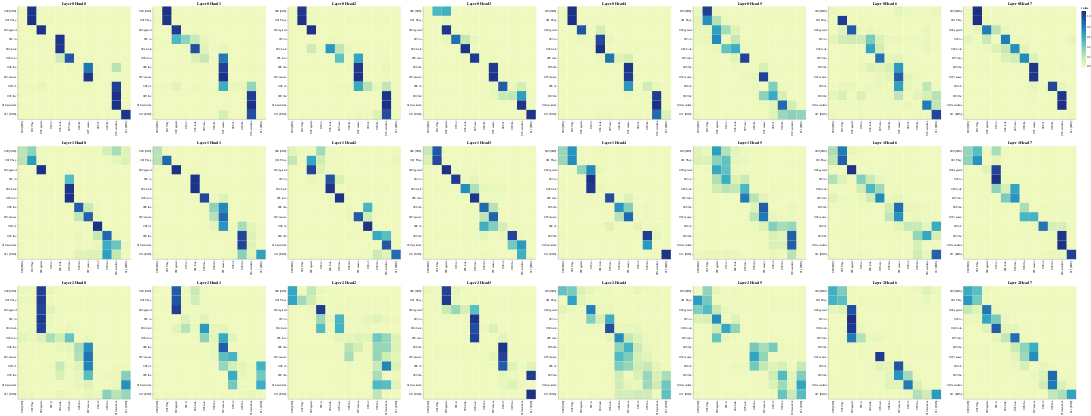

Notebook code cell kept with this figure:
### Code cell
layers = [0, 1, 2]
heads = [0, 1, 2, 3, 4, 5, 6, 7]

# Encoder Self-Attention
get_all_attention_maps("encoder", layers, heads, encoder_input_tokens, encoder_input_tokens, min(20, sentence_len))

### Figure 1 — Vega-Lite specification as saved in the notebook (floating-point values rounded to 4 significant figures; data arrays with more than 128 entries replaced by an {"elided": "..."} marker saying what was removed)
{"config": {"view": {"continuousWidth": 300, "continuousHeight": 300}}, "vconcat": [{"hconcat": [{"data": {"name": "data-7c4755d5c901f4797bc9e782724d3e55"}, "mark": {"type": "rect"}, "encoding": {"color": {"field": "value", "type": "quantitative"}, "tooltip": [{"field": "row", "type": "quantitative"}, {"field": "column", "type": "quantitative"}, {"field": "value", "type": "quantitative"}, {"field": "row_token", "type": "nominal"}, {"field": "col_token", "type": "nominal"}], "x": {"axis": {"title": ""}, "field": "col_token", "type": "nominal"}, "y": {"axis": {"title": ""}, "field": "row_token", "type": "nominal"}}, "height": 400, "name": "view_97", "title": "Layer 0 Head 0", "width": 400}, {"data": {"name": "data-110e7316911c66f66e846d8936c238ae"}, "mark": {"type": "rect"}, "encoding": {"color": {"field": "value", "type": "quantitative"}, "tooltip": [{"field": "row", "type": "quantitative"}, {"field": "column", "type": "quantitative"}, {"field": "value", "type": "quantitative"}, {"field": "row_token", "type": "nominal"}, {"field": "col_token", "type": "nominal"}], "x": {"axis": {"title": ""}, "field": "col_token", "type": "nominal"}, "y": {"axis": {"title": ""}, "field": "row_token", "type": "nominal"}}, "height": 400, "name": "view_98", "title": "Layer 0 Head 1", "width": 400}, {"data": {"name": "data-5e4bc98b37a41874854c2a54b360cb33"}, "mark": {"type": "rect"}, "encoding": {"color": {"field": "value", "type": "quantitative"}, "tooltip": [{"field": "row", "type": "quantitative"}, {"field": "column", "type": "quantitative"}, {"field": "value", "type": "quantitative"}, {"field": "row_token", "type": "nominal"}, {"field": "col_token", "type": "nominal"}], "x": {"axis": {"title": ""}, "field": "col_token", "type": "nominal"}, "y": {"axis": {"title": ""}, "field": "row_token", "type": "nominal"}}, "height": 400, "name": "view_99", "title": "Layer 0 Head 2", "width": 400}, {"data": {"name": "data-5cadcba2c416bc7587f112a6ae5b5dab"}, "mark": {"type": "rect"}, "encoding": {"color": {"field": "value", "type": "quantitative"}, "tooltip": [{"field": "row", "type": "quantitative"}, {"field": "column", "type": "quantitative"}, {"field": "value", "type": "quantitative"}, {"field": "row_token", "type": "nominal"}, {"field": "col_token", "type": "nominal"}], "x": {"axis": {"title": ""}, "field": "col_token", "type": "nominal"}, "y": {"axis": {"title": ""}, "field": "row_token", "type": "nominal"}}, "height": 400, "name": "view_100", "title": "Layer 0 Head 3", "width": 400}, {"data": {"name": "data-7f084166d55414fd586a04656d86e14a"}, "mark": {"type": "rect"}, "encoding": {"color": {"field": "value", "type": "quantitative"}, "tooltip": [{"field": "row", "type": "quantitative"}, {"field": "column", "type": "quantitative"}, {"field": "value", "type": "quantitative"}, {"field": "row_token", "type": "nominal"}, {"field": "col_token", "type": "nominal"}], "x": {"axis": {"title": ""}, "field": "col_token", "type": "nominal"}, "y": {"axis": {"title": ""}, "field": "row_token", "type": "nominal"}}, "height": 400, "name": "view_101", "title": "Layer 0 Head 4", "width": 400}, {"data": {"name": "data-2e6813d77b907c5226f5d0dd2debc122"}, "mark": {"type": "rect"}, "encoding": {"color": {"field": "value", "type": "quantitative"}, "tooltip": [{"field": "row", "type": "quantitative"}, {"field": "column", "type": "quantitative"}, {"field": "value", "type": "quantitative"}, {"field": "row_token", "type": "nominal"}, {"field": "col_token", "type": "nominal"}], "x": {"axis": {"title": ""}, "field": "col_token", "type": "nominal"}, "y": {"axis": {"title": ""}, "field": "row_token", "type": "nominal"}}, "height": 400, "name": "view_102", "title": "Layer 0 Head 5", "width": 400}, {"data": {"name": "data-8124e43bfe8c284eb659492fa5b809f6"}, "mark": {"type": "rect"}, "encoding": {"color": {"field": "value", "type": "quantitative"}, "tooltip": [{"field": "row", "type": "quantitative"}, {"field": "column", "type": "quantitative"}, {"field": "value", "type": "quantitative"}, {"field": "row_token", "type": "nominal"}, {"field": "col_token", "type": "nominal"}], "x": {"axis": {"title": ""}, "field": "col_token", "type": "nominal"}, "y": {"axis": {"title": ""}, "field": "row_token", "type": "nominal"}}, "height": 400, "name": "view_103", "title": "Layer 0 Head 6", "width": 400}, {"data": {"name": "data-e56c45331f716be8135091bbf0952f2c"}, "mark": {"type": "rect"}, "encoding": {"color": {"field": "value", "type": "quantitative"}, "tooltip": [{"field": "row", "type": "quantitative"}, {"field": "column", "type": "quantitative"}, {"field": "value", "type": "quantitative"}, {"field": "row_token", "type": "nominal"}, {"field": "col_token", "type": "nominal"}], "x": {"axis": {"title": ""}, "field": "col_token", "type": "nominal"}, "y": {"axis": {"title": ""}, "field": "row_token", "type": "nominal"}}, "height": 400, "name": "view_104", "title": "Layer 0 Head 7", "width": 400}]}, {"hconcat": [{"data": {"name": "data-1d3dae4dac65079132c6a8a48991777c"}, "mark": {"type": "rect"}, "encoding": {"color": {"field": "value", "type": "quantitative"}, "tooltip": [{"field": "row", "type": "quantitative"}, {"field": "column", "type": "quantitative"}, {"field": "value", "type": "quantitative"}, {"field": "row_token", "type": "nominal"}, {"field": "col_token", "type": "nominal"}], "x": {"axis": {"title": ""}, "field": "col_token", "type": "nominal"}, "y": {"axis": {"title": ""}, "field": "row_token", "type": "nominal"}}, "height": 400, "name": "view_105", "title": "Layer 1 Head 0", "width": 400}, {"data": {"name": "data-1e0c52593277db225fcf1843a9783b5d"}, "mark": {"type": "rect"}, "encoding": {"color": {"field": "value", "type": "quantitative"}, "tooltip": [{"field": "row", "type": "quantitative"}, {"field": "column", "type": "quantitative"}, {"field": "value", "type": "quantitative"}, {"field": "row_token", "type": "nominal"}, {"field": "col_token", "type": "nominal"}], "x": {"axis": {"title": ""}, "field": "col_token", "type": "nominal"}, "y": {"axis": {"title": ""}, "field": "row_token", "type": "nominal"}}, "height": 400, "name": "view_106", "title": "Layer 1 Head 1", "width": 400}, {"data": {"name": "data-adaca62a1a53d4669d9f2a4de766d9a2"}, "mark": {"type": "rect"}, "encoding": {"color": {"field": "value", "type": "quantitative"}, "tooltip": [{"field": "row", "type": "quantitative"}, {"field": "column", "type": "quantitative"}, {"field": "value", "type": "quantitative"}, {"field": "row_token", "type": "nominal"}, {"field": "col_token", "type": "nominal"}], "x": {"axis": {"title": ""}, "field": "col_token", "type": "nominal"}, "y": {"axis": {"title": ""}, "field": "row_token", "type": "nominal"}}, "height": 400, "name": "view_107", "title": "Layer 1 Head 2", "width": 400}, {"data": {"name": "data-5178505a592522da4b20deb472498940"}, "mark": {"type": "rect"}, "encoding": {"color": {"field": "value", "type": "quantitative"}, "tooltip": [{"field": "row", "type": "quantitative"}, {"field": "column", "type": "quantitative"}, {"field": "value", "type": "quantitative"}, {"field": "row_token", "type": "nominal"}, {"field": "col_token", "type": "nominal"}], "x": {"axis": {"title": ""}, "field": "col_token", "type": "nominal"}, "y": {"axis": {"title": ""}, "field": "row_token", "type": "nominal"}}, "height": 400, "name": "view_108", "title": "Layer 1 Head 3", "width": 400}, {"data": {"name": "data-71096f15a3de5d07439297241521bf69"}, "mark": {"type": "rect"}, "encoding": {"color": {"field": "value", "type": "quantitative"}, "tooltip": [{"field": "row", "type": "quantitative"}, {"field": "column", "type": "quantitative"}, {"field": "value", "type": "quantitative"}, {"field": "row_token", "type": "nominal"}, {"field": "col_token", "type": "nominal"}], "x": {"axis": {"title": ""}, "field": "col_token", "type": "nominal"}, "y": {"axis": {"title": ""}, "field": "row_token", "type": "nominal"}}, "height": 400, "name": "view_109", "title": "Layer 1 Head 4", "width": 400}, {"data": {"name": "data-31f5b9d82a6892669ee09e0bdadc2dee"}, "mark": {"type": "rect"}, "encoding": {"color": {"field": "value", "type": "quantitative"}, "tooltip": [{"field": "row", "type": "quantitative"}, {"field": "column", "type": "quantitative"}, {"field": "value", "type": "quantitative"}, {"field": "row_token", "type": "nominal"}, {"field": "col_token", "type": "nominal"}], "x": {"axis": {"title": ""}, "field": "col_token", "type": "nominal"}, "y": {"axis": {"title": ""}, "field": "row_token", "type": "nominal"}}, "height": 400, "name": "view_110", "title": "Layer 1 Head 5", "width": 400}, {"data": {"name": "data-a6283fbb50a1f26cb30bd8b3449d27ee"}, "mark": {"type": "rect"}, "encoding": {"color": {"field": "value", "type": "quantitative"}, "tooltip": [{"field": "row", "type": "quantitative"}, {"field": "column", "type": "quantitative"}, {"field": "value", "type": "quantitative"}, {"field": "row_token", "type": "nominal"}, {"field": "col_token", "type": "nominal"}], "x": {"axis": {"title": ""}, "field": "col_token", "type": "nominal"}, "y": {"axis": {"title": ""}, "field": "row_token", "type": "nominal"}}, "height": 400, "name": "view_111", "title": "Layer 1 Head 6", "width": 400}, {"data": {"name": "data-1ef3f4754347d5d1b754a7b4fd4b35b1"}, "mark": {"type": "rect"}, "encoding": {"color": {"field": "value", "type": "quantitative"}, "tooltip": [{"field": "row", "type": "quantitative"}, {"field": "column", "type": "quantitative"}, {"field": "value", "type": "quantitative"}, {"field": "row_token", "type": "nominal"}, {"field": "col_token", "type": "nominal"}], "x": {"axis": {"title": ""}, "field": "col_token", "type": "nominal"}, "y": {"axis": {"title": ""}, "field": "row_token", "type": "nominal"}}, "height": 400, "name": "view_112", "title": "Layer 1 Head 7", "width": 400}]}, {"hconcat": [{"data": {"name": "data-c5bfdb03afd1f5dd26244430322b758a"}, "mark": {"type": "rect"}, "encoding": {"color": {"field": "value", "type": "quantitative"}, "tooltip": [{"field": "row", "type": "quantitative"}, {"field": "column", "type": "quantitative"}, {"field": "value", "type": "quantitative"}, {"field": "row_token", "type": "nominal"}, {"field": "col_token", "type": "nominal"}], "x": {"axis": {"title": ""}, "field": "col_token", "type": "nominal"}, "y": {"axis": {"title": ""}, "field": "row_token", "type": "nominal"}}, "height": 400, "name": "view_113", "title": "Layer 2 Head 0", "width": 400}, {"data": {"name": "data-e8c64d2c31c190834c288c5768a520ab"}, "mark": {"type": "rect"}, "encoding": {"color": {"field": "value", "type": "quantitative"}, "tooltip": [{"field": "row", "type": "quantitative"}, {"field": "column", "type": "quantitative"}, {"field": "value", "type": "quantitative"}, {"field": "row_token", "type": "nominal"}, {"field": "col_token", "type": "nominal"}], "x": {"axis": {"title": ""}, "field": "col_token", "type": "nominal"}, "y": {"axis": {"title": ""}, "field": "row_token", "type": "nominal"}}, "height": 400, "name": "view_114", "title": "Layer 2 Head 1", "width": 400}, {"data": {"name": "data-5952f17532bda5557089d1116f30edfc"}, "mark": {"type": "rect"}, "encoding": {"color": {"field": "value", "type": "quantitative"}, "tooltip": [{"field": "row", "type": "quantitative"}, {"field": "column", "type": "quantitative"}, {"field": "value", "type": "quantitative"}, {"field": "row_token", "type": "nominal"}, {"field": "col_token", "type": "nominal"}], "x": {"axis": {"title": ""}, "field": "col_token", "type": "nominal"}, "y": {"axis": {"title": ""}, "field": "row_token", "type": "nominal"}}, "height": 400, "name": "view_115", "title": "Layer 2 Head 2", "width": 400}, {"data": {"name": "data-2eba2a1cd051bdb8df8ed2fede12d225"}, "mark": {"type": "rect"}, "encoding": {"color": {"field": "value", "type": "quantitative"}, "tooltip": [{"field": "row", "type": "quantitative"}, {"field": "column", "type": "quantitative"}, {"field": "value", "type": "quantitative"}, {"field": "row_token", "type": "nominal"}, {"field": "col_token", "type": "nominal"}], "x": {"axis": {"title": ""}, "field": "col_token", "type": "nominal"}, "y": {"axis": {"title": ""}, "field": "row_token", "type": "nominal"}}, "height": 400, "name": "view_116", "title": "Layer 2 Head 3", "width": 400}, {"data": {"name": "data-2a487bdd2e10cbfd0a16c4d55614a22e"}, "mark": {"type": "rect"}, "encoding": {"color": {"field": "value", "type": "quantitative"}, "tooltip": [{"field": "row", "type": "quantitative"}, {"field": "column", "type": "quantitative"}, {"field": "value", "type": "quantitative"}, {"field": "row_token", "type": "nominal"}, {"field": "col_token", "type": "nominal"}], "x": {"axis": {"title": ""}, "field": "col_token", "type": "nominal"}, "y": {"axis": {"title": ""}, "field": "row_token", "type": "nominal"}}, "height": 400, "name": "view_117", "title": "Layer 2 Head 4", "width": 400}, {"data": {"name": "data-686f411992c167580086e58e169784b8"}, "mark": {"type": "rect"}, "encoding": {"color": {"field": "value", "type": "quantitative"}, "tooltip": [{"field": "row", "type": "quantitative"}, {"field": "column", "type": "quantitative"}, {"field": "value", "type": "quantitative"}, {"field": "row_token", "type": "nominal"}, {"field": "col_token", "type": "nominal"}], "x": {"axis": {"title": ""}, "field": "col_token", "type": "nominal"}, "y": {"axis": {"title": ""}, "field": "row_token", "type": "nominal"}}, "height": 400, "name": "view_118", "title": "Layer 2 Head 5", "width": 400}, {"data": {"name": "data-4f49f87f402cdfdad9f449a8e03abe76"}, "mark": {"type": "rect"}, "encoding": {"color": {"field": "value", "type": "quantitative"}, "tooltip": [{"field": "row", "type": "quantitative"}, {"field": "column", "type": "quantitative"}, {"field": "value", "type": "quantitative"}, {"field": "row_token", "type": "nominal"}, {"field": "col_token", "type": "nominal"}], "x": {"axis": {"title": ""}, "field": "col_token", "type": "nominal"}, "y": {"axis": {"title": ""}, "field": "row_token", "type": "nominal"}}, "height": 400, "name": "view_119", "title": "Layer 2 Head 6", "width": 400}, {"data": {"name": "data-55d76af92558b2cfdc8ce26fe59398bf"}, "mark": {"type": "rect"}, "encoding": {"color": {"field": "value", "type": "quantitative"}, "tooltip": [{"field": "row", "type": "quantitative"}, {"field": "column", "type": "quantitative"}, {"field": "value", "type": "quantitative"}, {"field": "row_token", "type": "nominal"}, {"field": "col_token", "type": "nominal"}], "x": {"axis": {"title": ""}, "field": "col_token", "type": "nominal"}, "y": {"axis": {"title": ""}, "field": "row_token", "type": "nominal"}}, "height": 400, "name": "view_120", "title": "Layer 2 Head 7", "width": 400}]}], "params": [{"name": "param_97", "select": {"type": "interval", "encodings": ["x", "y"]}, "bind": "scales", "views": ["view_97"]}, {"name": "param_98", "select": {"type": "interval", "encodings": ["x", "y"]}, "bind": "scales", "views": ["view_98"]}, {"name": "param_99", "select": {"type": "interval", "encodings": ["x", "y"]}, "bind": "scales", "views": ["view_99"]}, {"name": "param_100", "select": {"type": "interval", "encodings": ["x", "y"]}, "bind": "scales", "views": ["view_100"]}, {"name": "param_101", "select": {"type": "interval", "encodings": ["x", "y"]}, "bind": "scales", "views": ["view_101"]}, {"name": "param_102", "select": {"type": "interval", "encodings": ["x", "y"]}, "bind": "scales", "views": ["view_102"]}, {"name": "param_103", "select": {"type": "interval", "encodings": ["x", "y"]}, "bind": "scales", "views": ["view_103"]}, {"name": "param_104", "select": {"type": "interval", "encodings": ["x", "y"]}, "bind": "scales", "views": ["view_104"]}, {"name": "param_105", "select": {"type": "interval", "encodings": ["x", "y"]}, "bind": "scales", "views": ["view_105"]}, {"name": "param_106", "select": {"type": "interval", "encodings": ["x", "y"]}, "bind": "scales", "views": ["view_106"]}, {"name": "param_107", "select": {"type": "interval", "encodings": ["x", "y"]}, "bind": "scales", "views": ["view_107"]}, {"name": "param_108", "select": {"type": "interval", "encodings": ["x", "y"]}, "bind": "scales", "views": ["view_108"]}, {"name": "param_109", "select": {"type": "interval", "encodings": ["x", "y"]}, "bind": "scales", "views": ["view_109"]}, {"name": "param_110", "select": {"type": "interval", "encodings": ["x", "y"]}, "bind": "scales", "views": ["view_110"]}, {"name": "param_111", "select": {"type": "interval", "encodings": ["x", "y"]}, "bind": "scales", "views": ["view_111"]}, {"name": "param_112", "select": {"type": "interval", "encodings": ["x", "y"]}, "bind": "scales", "views": ["view_112"]}, {"name": "param_113", "select": {"type": "interval", "encodings": ["x", "y"]}, "bind": "scales", "views": ["view_113"]}, {"name": "param_114", "select": {"type": "interval", "encodings": ["x", "y"]}, "bind": "scales", "views": ["view_114"]}, {"name": "param_115", "select": {"type": "interval", "encodings": ["x", "y"]}, "bind": "scales", "views": ["view_115"]}, {"name": "param_116", "select": {"type": "interval", "encodings": ["x", "y"]}, "bind": "scales", "views": ["view_116"]}, {"name": "param_117", "select": {"type": "interval", "encodings": ["x", "y"]}, "bind": "scales", "views": ["view_117"]}, {"name": "param_118", "select": {"type": "interval", "encodings": ["x", "y"]}, "bind": "scales", "views": ["view_118"]}, {"name": "param_119", "select": {"type": "interval", "encodings": ["x", "y"]}, "bind": "scales", "views": ["view_119"]}, {"name": "param_120", "select": {"type": "interval", "encodings": ["x", "y"]}, "bind": "scales", "views": ["view_120"]}], "$schema": "https://vega.github.io/schema/vega-lite/v5.14.1.json", "datasets": {"data-7c4755d5c901f4797bc9e782724d3e55": {"elided": "144 records"}, "data-110e7316911c66f66e846d8936c238ae": {"elided": "144 records"}, "data-5e4bc98b37a41874854c2a54b360cb33": {"elided": "144 records"}, "data-5cadcba2c416bc7587f112a6ae5b5dab": {"elided": "144 records"}, "data-7f084166d55414fd586a04656d86e14a": {"elided": "144 records"}, "data-2e6813d77b907c5226f5d0dd2debc122": {"elided": "144 records"}, "data-8124e43bfe8c284eb659492fa5b809f6": {"elided": "144 records"}, "data-e56c45331f716be8135091bbf0952f2c": {"elided": "144 records"}, "data-1d3dae4dac65079132c6a8a48991777c": {"elided": "144 records"}, "data-1e0c52593277db225fcf1843a9783b5d": {"elided": "144 records"}, "data-adaca62a1a53d4669d9f2a4de766d9a2": {"elided": "144 records"}, "data-5178505a592522da4b20deb472498940": {"elided": "144 records"}, "data-71096f15a3de5d07439297241521bf69": {"elided": "144 records"}, "data-31f5b9d82a6892669ee09e0bdadc2dee": {"elided": "144 records"}, "data-a6283fbb50a1f26cb30bd8b3449d27ee": {"elided": "144 records"}, "data-1ef3f4754347d5d1b754a7b4fd4b35b1": {"elided": "144 records"}, "data-c5bfdb03afd1f5dd26244430322b758a": {"elided": "144 records"}, "data-e8c64d2c31c190834c288c5768a520ab": {"elided": "144 records"}, "data-5952f17532bda5557089d1116f30edfc": {"elided": "144 records"}, "data-2eba2a1cd051bdb8df8ed2fede12d225": {"elided": "144 records"}, "data-2a487bdd2e10cbfd0a16c4d55614a22e": {"elided": "144 records"}, "data-686f411992c167580086e58e169784b8": {"elided": "144 records"}, "data-4f49f87f402cdfdad9f449a8e03abe76": {"elided": "144 records"}, "data-55d76af92558b2cfdc8ce26fe59398bf": {"elided": "144 records"}}}
